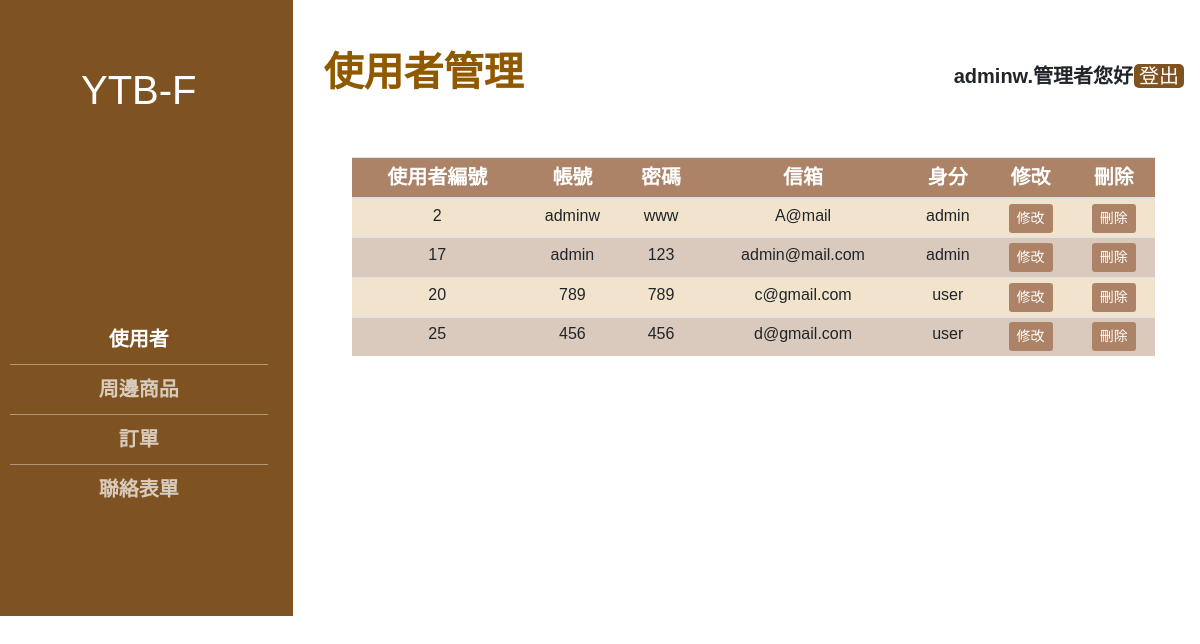
The page /第三組_php期末報告/user_management.php (signed in) on the database its author committed.
### tables this page shows
CREATE TABLE `user` (
  `uNo` int(11) NOT NULL,
  `uEmail` varchar(40) NOT NULL,
  `uName` varchar(40) NOT NULL,
  `uPwd` varchar(30) NOT NULL,
  `uRole` varchar(10) NOT NULL
);

### 第三組_php期末報告/user_management.php (the view, shortened to what this page needs)
<!doctype html>
<html lang="en">
    <?php
        require("DBconnect.php");
    ?>
<head>
    <link rel="stylesheet" href="https://stackpath.bootstrapcdn.com/bootstrap/4.2.1/css/bootstrap.min.css"
>
    <link rel="stylesheet" href="https://use.fontawesome.com/releases/v5.6.3/css/all.css"
>
    <link rel="stylesheet" href="css/all.css">
</head>
<body>
<div class="row">
    <div class="col-md-3" style="background-color:#7F5321;">
        <div class="list-group sticky-top mt-3">
            <h1 class="h10">
                YTB-F</h1>
            <nav class="menu">
                <a href="user_management.php">
                    使用者
                </a>
                <a href="commodity.php" style="color:#FFFFFFB2;" >
                    周邊商品
                </a>
                <a href="order.php" style="color:#FFFFFFB2;">
                    訂單
                </a>
                <a href="contact.php" style="color:#FFFFFFB2;">
                    聯絡表單
                </a>
            </nav>
        </div>
    </div>
    <div class="col-md-9">
        <div class="tab-content">
            <nav class="navbar navbar-light" style="margin: 40px 0 0 0;">
                <h1 class="h11">
                使用者管理</h1>
                <div class="ml-auto">
                    <?php
                        if(isset($_SESSION['login'])){
                            if($_SESSION['login']=="Yes"){
                                $uname=@$_SESSION["uName"];
                                if($uname){
                                    echo "<a class='welcome'>$uname.管理者您好</h1>";
                                    echo "<a href='logout.php' class='logout' >登出</a>";
                                }
                                else{
                                    header('Location: home.php');
                                }
                            }
                            else{
                                header('Location: home.php');
                            }
                        }
                        else{
                            header('Location: home.php');
                            ob_end_flush();
                        }
                    ?>
                </div>
            </nav>
            <div style="margin: 5% 5% 0 5%">
                <div class="tab-content-center">
                    <?php
                        $SQL="SELECT * FROM user";
                        if($result=mysqli_query($link,$SQL)){
                            echo "<table class='table table-striped table-sm'>";
                                echo "<thead>";
                                    echo "<tr>";
                                        echo "<th>使用者編號</th><th>帳號</th><th>密碼</th><th>信箱</th><th>身分</th><th>修改</th><th>刪除</th>";
                                echo "</thead>";
                                echo "<tbody>";
                            while($row=mysqli_fetch_assoc($result)){
                                echo "<tr>";
                                echo "<td>".$row["uNo"]."</td><td>".$row["uName"]."</td><td>".$row["uPwd"]."</td><td>".$row["uEmail"]."</td><td>".$row["uRole"]."</td>";
                                echo "<form action='user_revise.php' method='POST'>";
                                    echo "<td><input class='btn btn-primary btn-sm' type='submit' name='revise' value='修改'></td>";
                                    echo "</form>";
                                echo "<form action='user_delete.php' method='POST'>";
                                    echo "<td><input class='btn btn-primary btn-sm' type='submit' name='revise' value='刪除'></td>";
                                echo "</form>";
                                echo "</tr>";
                            }
                                echo "</tbody>";
                            echo "</table>";
                        }
                    ?>
                    <h6 style="margin: 30% 0 0 0; color:#ffffff;">1</h1>
                </div>
            </div>
            </div>
        </div>
    </div>
</body>
</html>

### 第三組_php期末報告/user_management.php (style rules this page uses)
* { margin: 0; padding: 0; list-style: none; height:auto; font-family: 'Noto Sans TC', sans-serif; }
.h10 { color: #ffffff; font-family: 'Noto Sans TC', sans-serif; margin: 50px 0 0 0; text-align:center; }
.menu { margin: 200px 0 0 0; }
.menu a { display: block; padding: 10px; color: #fff; text-decoration: none; text-align:center; font-size: 20px; font-weight:bold; position: relative; font-family: 'Noto Sans TC', sans-serif; }
.menu a + a::before { content: ''; position: absolute; border-top: 1px solid rgb(255,255,255,.4); left: 10px; right: 10px; top: 0; }
.h11 { color: #905900; font-family: 'Noto Sans TC', sans-serif; font-size: 40px; font-weight: 700; }
.welcome { padding: 1px 1px; border:0 none; margin: 10px 0 0 0; color: #000000; font-size: 20px; font-weight: 700; text-decoration:none; }
.logout { padding: 1px 5px; background: #7F5321; border:0 none; border-radius: 5px; color: #ffffff; font-size: 20px; font-weight: 500; text-decoration:none; }
table { text-align:center; width: 100%; height:20px; }
th { color:#FFFFFF; background-color: #AC8367; font-size:20px; }
.table-striped tbody tr:nth-of-type(odd) { background-color: #F1E3CC; }
.table-striped tbody tr:nth-of-type(even) { background-color: #D9CABD; }
.btn-primary { background-color: #AC8367; border: 0 none; }

### rows shown on the page
user: uNo "2", uName "adminw", uPwd "www", uEmail "A@mail", uRole "admin"
user: uNo "17", uName "admin", uPwd "123", uEmail "admin@mail.com", uRole "admin"
user: uNo "20", uName "789", uPwd "789", uEmail "c@gmail.com", uRole "user"
user: uNo "25", uName "456", uPwd "456", uEmail "d@gmail.com", uRole "user"

### other values the page prints
$uname "adminw"
